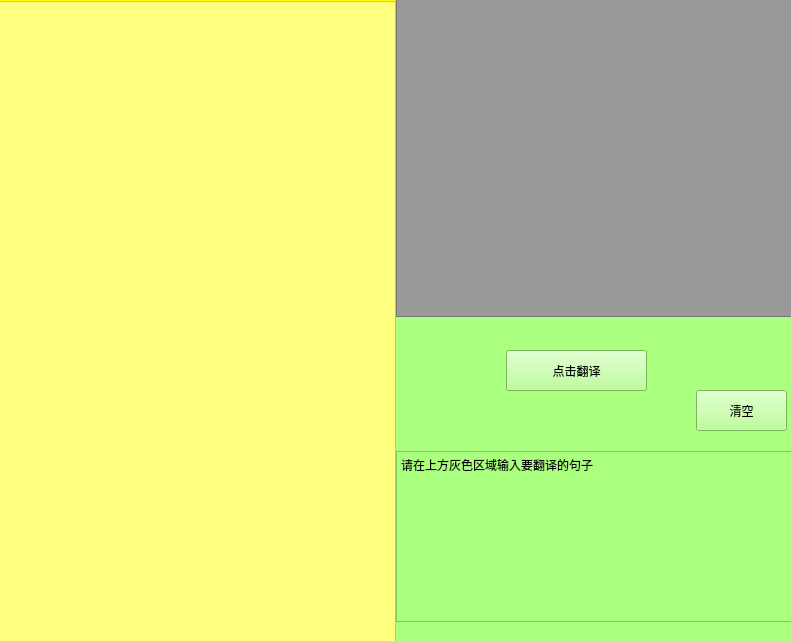
<?xml version="1.0" encoding="UTF-8"?>
<ui version="4.0">
 <class>Form</class>
 <widget class="QWidget" name="Form">
  <property name="geometry">
   <rect>
    <x>0</x>
    <y>0</y>
    <width>791</width>
    <height>641</height>
   </rect>
  </property>
  <property name="windowTitle">
   <string>Form</string>
  </property>
  <layout class="QHBoxLayout" name="horizontalLayout">
   <property name="spacing">
    <number>0</number>
   </property>
   <property name="leftMargin">
    <number>0</number>
   </property>
   <property name="topMargin">
    <number>0</number>
   </property>
   <property name="rightMargin">
    <number>0</number>
   </property>
   <property name="bottomMargin">
    <number>0</number>
   </property>
   <item>
    <widget class="QWidget" name="widget" native="true">
     <property name="styleSheet">
      <string notr="true">background-color: rgb(255, 255, 0);</string>
     </property>
     <widget class="QTextBrowser" name="textBrowser">
      <property name="geometry">
       <rect>
        <x>-5</x>
        <y>1</y>
        <width>401</width>
        <height>641</height>
       </rect>
      </property>
      <property name="styleSheet">
       <string notr="true">background-color: rgb(255, 255, 127);
font: 12pt &quot;Arial&quot;;</string>
      </property>
     </widget>
    </widget>
   </item>
   <item>
    <widget class="QWidget" name="widget_2" native="true">
     <property name="styleSheet">
      <string notr="true">background-color: rgb(170, 255, 127);</string>
     </property>
     <widget class="QPushButton" name="pushButton">
      <property name="geometry">
       <rect>
        <x>110</x>
        <y>350</y>
        <width>141</width>
        <height>41</height>
       </rect>
      </property>
      <property name="styleSheet">
       <string notr="true">font: 9pt &quot;微软雅黑&quot;;
</string>
      </property>
      <property name="text">
       <string>点击翻译</string>
      </property>
      <property name="checkable">
       <bool>false</bool>
      </property>
     </widget>
     <widget class="QTextEdit" name="textEdit">
      <property name="geometry">
       <rect>
        <x>0</x>
        <y>-4</y>
        <width>401</width>
        <height>321</height>
       </rect>
      </property>
      <property name="styleSheet">
       <string notr="true">background-color: rgb(153, 153, 153);
font: 11pt &quot;Arial&quot;;</string>
      </property>
     </widget>
     <widget class="QTextBrowser" name="textBrowser_2">
      <property name="geometry">
       <rect>
        <x>0</x>
        <y>451</y>
        <width>401</width>
        <height>171</height>
       </rect>
      </property>
      <property name="html">
       <string>&lt;!DOCTYPE HTML PUBLIC &quot;-//W3C//DTD HTML 4.0//EN&quot; &quot;http://www.w3.org/TR/REC-html40/strict.dtd&quot;&gt;
&lt;html&gt;&lt;head&gt;&lt;meta name=&quot;qrichtext&quot; content=&quot;1&quot; /&gt;&lt;style type=&quot;text/css&quot;&gt;
p, li { white-space: pre-wrap; }
&lt;/style&gt;&lt;/head&gt;&lt;body style=&quot; font-family:'SimSun'; font-size:9pt; font-weight:400; font-style:normal;&quot;&gt;
&lt;p style=&quot; margin-top:0px; margin-bottom:0px; margin-left:0px; margin-right:0px; -qt-block-indent:0; text-indent:0px;&quot;&gt;请在上方灰色区域输入要翻译的句子&lt;/p&gt;&lt;/body&gt;&lt;/html&gt;</string>
      </property>
     </widget>
     <widget class="QPushButton" name="pushButton_2">
      <property name="geometry">
       <rect>
        <x>300</x>
        <y>390</y>
        <width>91</width>
        <height>41</height>
       </rect>
      </property>
      <property name="text">
       <string>清空</string>
      </property>
     </widget>
    </widget>
   </item>
  </layout>
 </widget>
 <resources>
  <include location="image.qrc"/>
  <include location="lk.qrc"/>
 </resources>
 <connections>
  <connection>
   <sender>pushButton</sender>
   <signal>clicked()</signal>
   <receiver>Form</receiver>
   <slot>slot1()</slot>
   <hints>
    <hint type="sourcelabel">
     <x>612</x>
     <y>304</y>
    </hint>
    <hint type="destinationlabel">
     <x>899</x>
     <y>282</y>
    </hint>
   </hints>
  </connection>
  <connection>
   <sender>pushButton_2</sender>
   <signal>clicked()</signal>
   <receiver>Form</receiver>
   <slot>clear()</slot>
   <hints>
    <hint type="sourcelabel">
     <x>734</x>
     <y>417</y>
    </hint>
    <hint type="destinationlabel">
     <x>877</x>
     <y>421</y>
    </hint>
   </hints>
  </connection>
 </connections>
 <slots>
  <slot>slot1()</slot>
  <slot>clear()</slot>
 </slots>
</ui>
